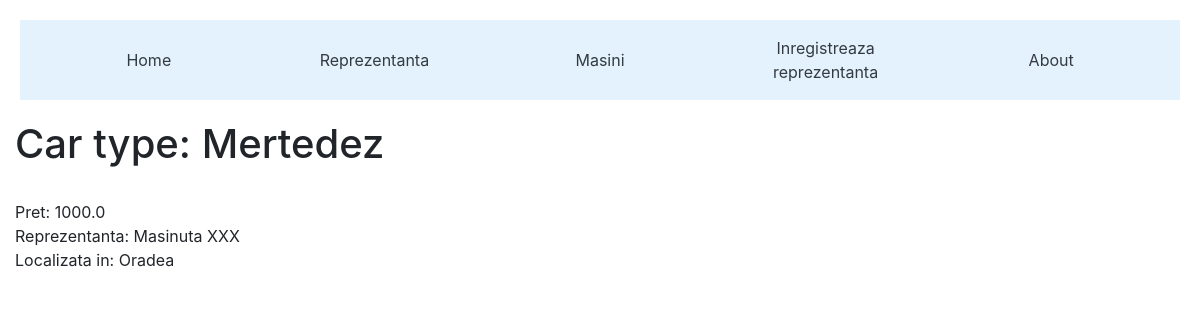
Page /masina/view/1 on the committed database.
### masina/models.py (models this page shows)
class Masini(models.Model):
    marca = models.CharField(max_length=255)
    pret = models.FloatField()
    reprezentanta = models.ForeignKey(Reprezentanta, blank=True, null=True, on_delete=models.SET_NULL)

### reprezentanta/models.py (models this page shows)
class Reprezentanta(models.Model):
    nume = models.CharField(max_length=255)
    localitate = models.CharField(max_length=255)

### masina/views.py (the view)
# urls.py: url(r'^masina/view/(?P<id>\d+)$', views.show, name='masina_show'),
def show(request, id):
    masina = Masini.objects.get(id=id)
    return render(request, 'masina/masina_show.html', {'masina': masina})

### templates/masina/masina_show.html
{% block head %}
   {% include "head.html" %}
{% endblock %}
<h1>Car type: {{ masina.marca }} </h1>
<br>
Pret: {{ masina.pret }}
<br>
Reprezentanta: {{ masina.reprezentanta.nume }}
<br>
Localizata in: {{ masina.reprezentanta.localitate }}
{% block footer %}
   {% include "footer.html" %}
{% endblock %}

### rows in the picture
Masini: marca "Mertedez", pret "1000.0", reprezentanta.nume "Masinuta XXX", reprezentanta.localitate "Oradea"
